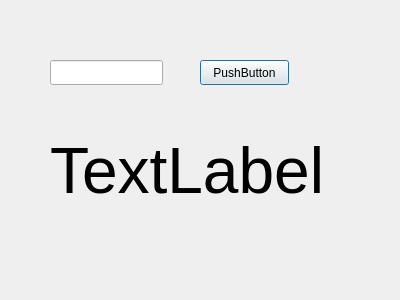
<?xml version="1.0" encoding="UTF-8"?>
<ui version="4.0">
 <class>Dialog</class>
 <widget class="QDialog" name="Dialog">
  <property name="geometry">
   <rect>
    <x>0</x>
    <y>0</y>
    <width>400</width>
    <height>300</height>
   </rect>
  </property>
  <property name="windowTitle">
   <string>Dialog</string>
  </property>
  <widget class="QPushButton" name="pushButton">
   <property name="geometry">
    <rect>
     <x>200</x>
     <y>60</y>
     <width>89</width>
     <height>25</height>
    </rect>
   </property>
   <property name="text">
    <string>PushButton</string>
   </property>
  </widget>
  <widget class="QLineEdit" name="lineEdit">
   <property name="geometry">
    <rect>
     <x>50</x>
     <y>60</y>
     <width>113</width>
     <height>25</height>
    </rect>
   </property>
  </widget>
  <widget class="QLabel" name="label">
   <property name="geometry">
    <rect>
     <x>50</x>
     <y>120</y>
     <width>321</width>
     <height>101</height>
    </rect>
   </property>
   <property name="font">
    <font>
     <pointsize>48</pointsize>
    </font>
   </property>
   <property name="text">
    <string>TextLabel</string>
   </property>
  </widget>
 </widget>
 <resources/>
 <connections/>
</ui>
